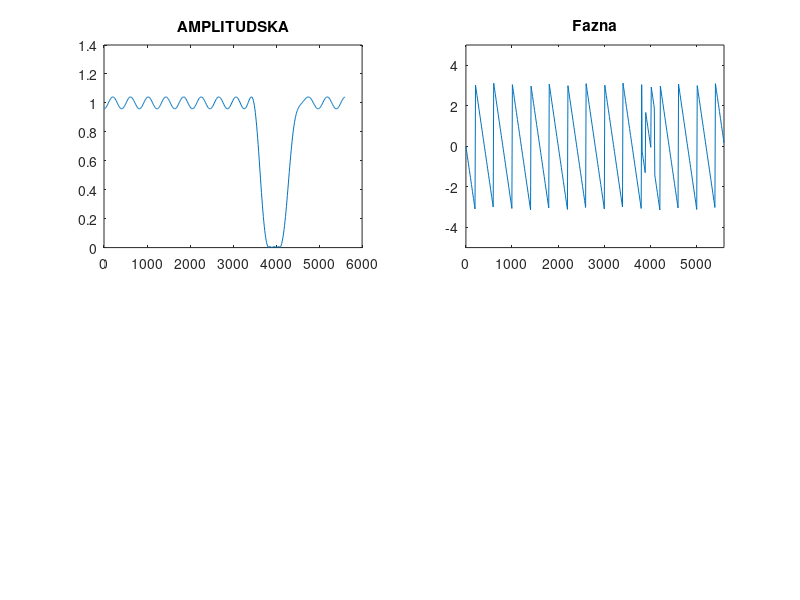

Write MATLAB code to recreate this figure.
%pod d
%NO filtar
fsr = 11200; %dato u zadatku 
fp1 = 3500 
fp2 = 4500 ;
fs1 = 3800;
fs2 = 4100 ;
ap1 = 1  %slabljenje u prvom opsegu
ap2 = 1  % slabljenje u drugom opsegu
as = 40  % slabljenje u nepropusnom opsegu
f = [fp1 fs1 fs2 fp2]  % kljucne frekvencije
a = [1 0 1]   %pojacanje u sva tri intervala kod NO
dev = [ (10 ^ (0.05 * ap1) - 1) / (10^(0.05*ap1)+1)  10 ^ (-0.05*as)  (10 ^ (0.05 * ap2) - 1) / (10^(0.05*ap2)+1) ] %za svaki interval definisano
[n,fo,ao,w] = firpmord( f, a, dev, fsr); %funckija za odredjivanje cetiri parametra
b = firpm (n, fo, ao, w) % koja potom koristimo za sintezu filtra
N_fft = 1024  
B = fft(b, N_fft)
n = 0 : N_fft / 2 - 1
f = n * (fsr/2) / (N_fft / 2 -1)  %zelimo da nam opseg ide od 0 do fsr/2
subplot(2, 2, 1), plot(f, abs(B(1 : N_fft/2))), title('AMPLITUDSKA')
F = angle(B(1 : N_fft/2))
subplot(2, 2, 2), plot(f, F), title('Fazna')

axis([0 fsr/2 -5  5])